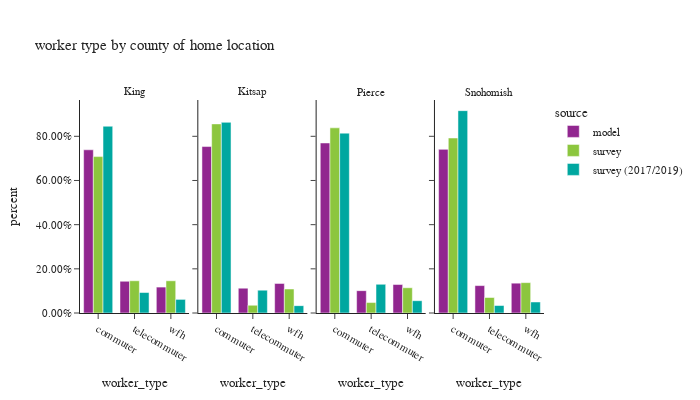

Here is the notebook cell this chart was saved with:
### Code cell
df_worker_count = workers.groupby(['source','CountyName_hh','worker_type'])['pdexpfac']. \
    sum().reset_index()
df_worker_count['percent'] = df_worker_count.groupby(['source','CountyName_hh'], group_keys=False)['pdexpfac']. \
    apply(lambda x: x / float(x.sum()))

df_worker_count_ct = workers.groupby(['source','CountyName_hh','worker_type'])['pdexpfac'].count().reset_index(). \
    rename(columns={'pdexpfac':'sample count'})
df_worker_count = df_worker_count.merge(df_worker_count_ct, on=['source','CountyName_hh','worker_type']). \
    rename(columns={'pdexpfac':'total count'})


fig = px.bar(df_worker_count.sort_values(by=['CountyName_hh','worker_type']), x='worker_type', y="percent",
             facet_col="CountyName_hh", color="source",hover_data=['sample count','total count'],
             barmode="group",
             title="worker type by county of home location")
fig.for_each_annotation(lambda a: a.update(text = a.text.split("=")[-1]))
fig.update_layout(height=400, width=700, font=dict(size=11))
fig.for_each_yaxis(lambda a: a.update(tickformat = ".2%"))
fig.update_xaxes(categoryorder='array', categoryarray= ['commuter','telecommuter','wfh'])
fig.show()

### Figure 1 — Plotly figure (JSON) as saved in the notebook; plotly's stock layout.template omitted (floating-point values rounded to 4 significant figures)
{"data": [{"alignmentgroup": "True", "customdata": [[940600.0, 940600.0], [182900.0, 182900.0], [149400.0, 149400.0]], "hovertemplate": "source=model<br>CountyName_hh=King<br>worker_type=%{x}<br>percent=%{y}<br>sample count=%{customdata[0]}<br>total count=%{customdata[1]}<extra></extra>", "legendgroup": "model", "marker": {"color": "#91268F", "pattern": {"shape": ""}}, "name": "model", "offsetgroup": "model", "orientation": "v", "showlegend": true, "textposition": "auto", "type": "bar", "x": ["commuter", "telecommuter", "wfh"], "xaxis": "x", "y": [0.739, 0.1437, 0.1173], "yaxis": "y"}, {"alignmentgroup": "True", "customdata": [[92390.0, 92390.0], [13780.0, 13780.0], [16420.0, 16420.0]], "hovertemplate": "source=model<br>CountyName_hh=Kitsap<br>worker_type=%{x}<br>percent=%{y}<br>sample count=%{customdata[0]}<br>total count=%{customdata[1]}<extra></extra>", "legendgroup": "model", "marker": {"color": "#91268F", "pattern": {"shape": ""}}, "name": "model", "offsetgroup": "model", "orientation": "v", "showlegend": false, "textposition": "auto", "type": "bar", "x": ["commuter", "telecommuter", "wfh"], "xaxis": "x2", "y": [0.7536, 0.1124, 0.134], "yaxis": "y2"}, {"alignmentgroup": "True", "customdata": [[344000.0, 344000.0], [45220.0, 45220.0], [57610.0, 57610.0]], "hovertemplate": "source=model<br>CountyName_hh=Pierce<br>worker_type=%{x}<br>percent=%{y}<br>sample count=%{customdata[0]}<br>total count=%{customdata[1]}<extra></extra>", "legendgroup": "model", "marker": {"color": "#91268F", "pattern": {"shape": ""}}, "name": "model", "offsetgroup": "model", "orientation": "v", "showlegend": false, "textposition": "auto", "type": "bar", "x": ["commuter", "telecommuter", "wfh"], "xaxis": "x3", "y": [0.7698, 0.1012, 0.1289], "yaxis": "y3"}, {"alignmentgroup": "True", "customdata": [[325100.0, 325100.0], [54440.0, 54440.0], [59240.0, 59240.0]], "hovertemplate": "source=model<br>CountyName_hh=Snohomish<br>worker_type=%{x}<br>percent=%{y}<br>sample count=%{customdata[0]}<br>total count=%{customdata[1]}<extra></extra>", "legendgroup": "model", "marker": {"color": "#91268F", "pattern": {"shape": ""}}, "name": "model", "offsetgroup": "model", "orientation": "v", "showlegend": false, "textposition": "auto", "type": "bar", "x": ["commuter", "telecommuter", "wfh"], "xaxis": "x4", "y": [0.7409, 0.1241, 0.135], "yaxis": "y4"}, {"alignmentgroup": "True", "customdata": [[1385.0, 641200.0], [588.0, 132200.0], [567.0, 132000.0]], "hovertemplate": "source=survey<br>CountyName_hh=King<br>worker_type=%{x}<br>percent=%{y}<br>sample count=%{customdata[0]}<br>total count=%{customdata[1]}<extra></extra>", "legendgroup": "survey", "marker": {"color": "#8CC63E", "pattern": {"shape": ""}}, "name": "survey", "offsetgroup": "survey", "orientation": "v", "showlegend": true, "textposition": "auto", "type": "bar", "x": ["commuter", "telecommuter", "wfh"], "xaxis": "x", "y": [0.7081, 0.146, 0.1458], "yaxis": "y"}, {"alignmentgroup": "True", "customdata": [[112.0, 84920.0], [19.0, 3476.0], [43.0, 10780.0]], "hovertemplate": "source=survey<br>CountyName_hh=Kitsap<br>worker_type=%{x}<br>percent=%{y}<br>sample count=%{customdata[0]}<br>total count=%{customdata[1]}<extra></extra>", "legendgroup": "survey", "marker": {"color": "#8CC63E", "pattern": {"shape": ""}}, "name": "survey", "offsetgroup": "survey", "orientation": "v", "showlegend": false, "textposition": "auto", "type": "bar", "x": ["commuter", "telecommuter", "wfh"], "xaxis": "x2", "y": [0.8562, 0.03504, 0.1087], "yaxis": "y2"}, {"alignmentgroup": "True", "customdata": [[214.0, 252700.0], [44.0, 14260.0], [55.0, 34470.0]], "hovertemplate": "source=survey<br>CountyName_hh=Pierce<br>worker_type=%{x}<br>percent=%{y}<br>sample count=%{customdata[0]}<br>total count=%{customdata[1]}<extra></extra>", "legendgroup": "survey", "marker": {"color": "#8CC63E", "pattern": {"shape": ""}}, "name": "survey", "offsetgroup": "survey", "orientation": "v", "showlegend": false, "textposition": "auto", "type": "bar", "x": ["commuter", "telecommuter", "wfh"], "xaxis": "x3", "y": [0.8383, 0.0473, 0.1144], "yaxis": "y3"}, {"alignmentgroup": "True", "customdata": [[235.0, 232100.0], [64.0, 20560.0], [85.0, 40270.0]], "hovertemplate": "source=survey<br>CountyName_hh=Snohomish<br>worker_type=%{x}<br>percent=%{y}<br>sample count=%{customdata[0]}<br>total count=%{customdata[1]}<extra></extra>", "legendgroup": "survey", "marker": {"color": "#8CC63E", "pattern": {"shape": ""}}, "name": "survey", "offsetgroup": "survey", "orientation": "v", "showlegend": false, "textposition": "auto", "type": "bar", "x": ["commuter", "telecommuter", "wfh"], "xaxis": "x4", "y": [0.7923, 0.07018, 0.1375], "yaxis": "y4"}, {"alignmentgroup": "True", "customdata": [[4955.0, 775300.0], [385.0, 85030.0], [471.0, 56510.0]], "hovertemplate": "source=survey (2017/2019)<br>CountyName_hh=King<br>worker_type=%{x}<br>percent=%{y}<br>sample count=%{customdata[0]}<br>total count=%{customdata[1]}<extra></extra>", "legendgroup": "survey (2017/2019)", "marker": {"color": "#00A7A0", "pattern": {"shape": ""}}, "name": "survey (2017/2019)", "offsetgroup": "survey (2017/2019)", "orientation": "v", "showlegend": true, "textposition": "auto", "type": "bar", "x": ["commuter", "telecommuter", "wfh"], "xaxis": "x", "y": [0.8456, 0.09275, 0.06164], "yaxis": "y"}, {"alignmentgroup": "True", "customdata": [[157.0, 86080.0], [17.0, 10320.0], [25.0, 3319.0]], "hovertemplate": "source=survey (2017/2019)<br>CountyName_hh=Kitsap<br>worker_type=%{x}<br>percent=%{y}<br>sample count=%{customdata[0]}<br>total count=%{customdata[1]}<extra></extra>", "legendgroup": "survey (2017/2019)", "marker": {"color": "#00A7A0", "pattern": {"shape": ""}}, "name": "survey (2017/2019)", "offsetgroup": "survey (2017/2019)", "orientation": "v", "showlegend": false, "textposition": "auto", "type": "bar", "x": ["commuter", "telecommuter", "wfh"], "xaxis": "x2", "y": [0.8632, 0.1035, 0.03328], "yaxis": "y2"}, {"alignmentgroup": "True", "customdata": [[471.0, 246400.0], [49.0, 39310.0], [43.0, 16850.0]], "hovertemplate": "source=survey (2017/2019)<br>CountyName_hh=Pierce<br>worker_type=%{x}<br>percent=%{y}<br>sample count=%{customdata[0]}<br>total count=%{customdata[1]}<extra></extra>", "legendgroup": "survey (2017/2019)", "marker": {"color": "#00A7A0", "pattern": {"shape": ""}}, "name": "survey (2017/2019)", "offsetgroup": "survey (2017/2019)", "orientation": "v", "showlegend": false, "textposition": "auto", "type": "bar", "x": ["commuter", "telecommuter", "wfh"], "xaxis": "x3", "y": [0.8144, 0.1299, 0.0557], "yaxis": "y3"}, {"alignmentgroup": "True", "customdata": [[392.0, 283500.0], [32.0, 10480.0], [29.0, 15460.0]], "hovertemplate": "source=survey (2017/2019)<br>CountyName_hh=Snohomish<br>worker_type=%{x}<br>percent=%{y}<br>sample count=%{customdata[0]}<br>total count=%{customdata[1]}<extra></extra>", "legendgroup": "survey (2017/2019)", "marker": {"color": "#00A7A0", "pattern": {"shape": ""}}, "name": "survey (2017/2019)", "offsetgroup": "survey (2017/2019)", "orientation": "v", "showlegend": false, "textposition": "auto", "type": "bar", "x": ["commuter", "telecommuter", "wfh"], "xaxis": "x4", "y": [0.9162, 0.03386, 0.04995], "yaxis": "y4"}], "layout": {"annotations": [{"font": {}, "showarrow": false, "text": "King", "x": 0.1175, "xanchor": "center", "xref": "paper", "y": 1.0, "yanchor": "bottom", "yref": "paper"}, {"font": {}, "showarrow": false, "text": "Kitsap", "x": 0.3725, "xanchor": "center", "xref": "paper", "y": 1.0, "yanchor": "bottom", "yref": "paper"}, {"font": {}, "showarrow": false, "text": "Pierce", "x": 0.6275, "xanchor": "center", "xref": "paper", "y": 1.0, "yanchor": "bottom", "yref": "paper"}, {"font": {}, "showarrow": false, "text": "Snohomish", "x": 0.8825, "xanchor": "center", "xref": "paper", "y": 1.0, "yanchor": "bottom", "yref": "paper"}], "barmode": "group", "font": {"size": 11}, "height": 400, "legend": {"title": {"text": "source"}, "tracegroupgap": 0}, "title": {"text": "worker type by county of home location"}, "width": 700, "xaxis": {"anchor": "y", "categoryarray": ["commuter", "telecommuter", "wfh"], "categoryorder": "array", "domain": [0.0, 0.235], "title": {"text": "worker_type"}}, "xaxis2": {"anchor": "y2", "categoryarray": ["commuter", "telecommuter", "wfh"], "categoryorder": "array", "domain": [0.255, 0.49], "matches": "x", "title": {"text": "worker_type"}}, "xaxis3": {"anchor": "y3", "categoryarray": ["commuter", "telecommuter", "wfh"], "categoryorder": "array", "domain": [0.51, 0.745], "matches": "x", "title": {"text": "worker_type"}}, "xaxis4": {"anchor": "y4", "categoryarray": ["commuter", "telecommuter", "wfh"], "categoryorder": "array", "domain": [0.765, 1.0], "matches": "x", "title": {"text": "worker_type"}}, "yaxis": {"anchor": "x", "domain": [0.0, 1.0], "tickformat": ".2%", "title": {"text": "percent"}}, "yaxis2": {"anchor": "x2", "domain": [0.0, 1.0], "matches": "y", "showticklabels": false, "tickformat": ".2%"}, "yaxis3": {"anchor": "x3", "domain": [0.0, 1.0], "matches": "y", "showticklabels": false, "tickformat": ".2%"}, "yaxis4": {"anchor": "x4", "domain": [0.0, 1.0], "matches": "y", "showticklabels": false, "tickformat": ".2%"}}}
